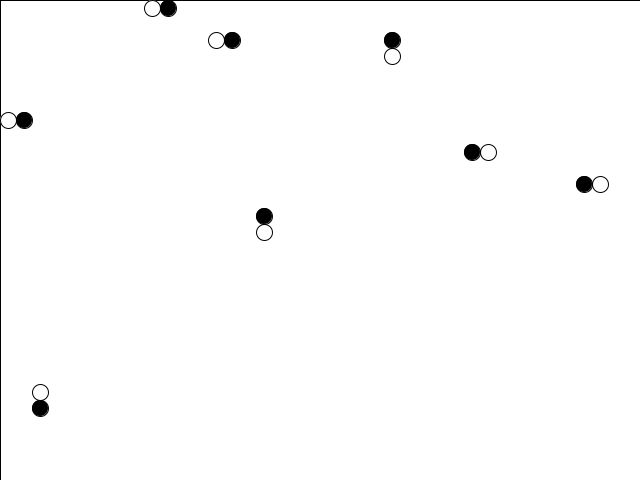
Frame 1 (no input)
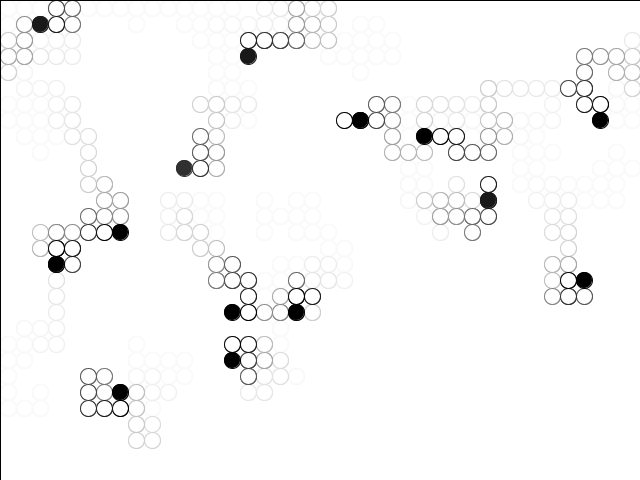
Frame 60 (the mouse pressed at the canvas centre just before this capture)
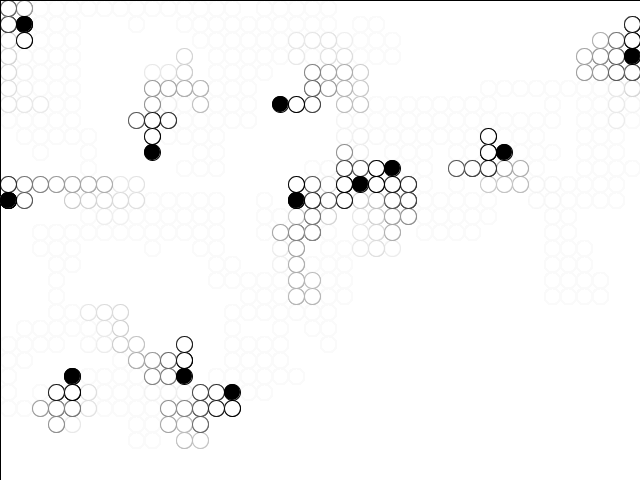
Frame 120 (the mouse held since frame 60 and released just before this capture)

The Processing sketch that drew these frames (run headless with seeded random() and noise(); from frame 60 on, the mouse is pressed at the canvas centre):

// Processing sketch: GridRules
// ── GridRules.pde

/*

Rule system handles node logic and spread. States represent unified states that
rules interpret.

States can be handled in any which way a rule chooses but a few pointers should
probably be considered to keep them easily understood between rulesets.

ACTIVE      The node executes the basic growth rule.
INACTIVE    The node has finished executing its growth rule.
EMPTY       The node does not execute any rule logic.
BLOCKED     The node may not be selected for othere node's logic.
SPECIAL     The node executes an additional custom rule.

 */
enum State {
    ACTIVE,
    INACTIVE,
    EMPTY,
    BLOCKED,
    SPECIAL
}

/*

A node is always a part of a grid and aligned inside of it. Its position is a
location inside of the grid. The value it receives is handled by the rule and
as such acts as a generic representation of any sort of data a rule handles.

Each node follows its own rule. This way, a grid can comprise of various rulesets
that all interact at the same time.

 */
class Node {
    // Parent grid this node belongs to.
    Grid grid;

    // Grid identifier of this node.
    int idx;
    int idy;

    // Positional values for this node relative to the grid origin.
    float x;
    float y;

    //
    float value;
    State state;
    Rule rule;

    Node(Grid grid, int idx, int idy, float x, float y, float value, State state, Rule rule) {
        this.grid = grid;

        this.idx = idx;
        this.idy = idy;

        this.x = x;
        this.y = y;
        this.value = value;

        this.state = state;
        this.rule = rule;
    }
}

// Main handler class. Takes care of managing nodes and generation from rules.
class Grid {
    Node[][] nodes;

    float x;
    float y;
    float w;
    float h;
    float spacing;

    // ArrayList to store all non-inactive Nodes in.
    private ArrayList<Node> activeNodes;

    // Set up a new grid and have it dynamically decide the amount of nodes.
    Grid(float x, float y, float w, float h, float spacing) {
        this.x = x;
        this.y = y;
        this.w = w;
        this.h = h;

        this.spacing = spacing;

        // Calculate the total amount of nodes needed to fit within the grid bounds.
        int amountX = int(this.w / this.spacing);
        int amountY = int(this.h / this.spacing);

        // Set the dimensions on our node arrays.
        this.nodes = new Node[amountX][amountY];

        // Placeholder values. We populate the grid and its positions but don't
        // apply any rule information.
        int value = 0;
        State state = State.INACTIVE;
        Rule rule = new PlaceholderRule();

        // Iterate over items in the node arrays and instantiate them.
        for(int idx = 0; idx < amountX; idx++) {
            for(int idy = 0; idy < amountY; idy++) {
                nodes[idx][idy] = new Node(
                    this,
                    idx,
                    idy,
                    this.x + idx * spacing,
                    this.y + idy * spacing,
                    value,
                    state,
                    rule
                );
            }
        }

        // Initialize our list of active nodes.
        this.activeNodes = new ArrayList<Node>();
    }

    // Check if a node exists within our grid.
    boolean contains(int idx, int idy) {
        int lengthX = this.nodes.length;
        int lengthY = this.nodes[0].length;

        return idx >= 0 && idx <= lengthX && idy >= 0 && idy <= lengthY;
    }

    // Get a node on the grid by its IDs. Unsafe. Make sure it's contained.
    Node get(int idx, int idy) {
        return this.nodes[idx][idy];
    }

    // Get a node on the grid by its IDs. Clip at edges.
    Node getClipped(int idx, int idy) {
        int clippedX = Math.clip(idx, 0, this.nodes.length - 1);
        int clippedY = Math.clip(idy, 0, this.nodes[clippedX].length - 1);
        return this.nodes[clippedX][clippedY];
    }

    // Get a node on the grid by its IDs. Allow wrapping.
    Node getWrapped(int idx, int idy) {
        return this.nodes[Math.modulus(idx, this.nodes.length)][Math.modulus(idy, this.nodes[0].length)];
    }

    // Get all nodes around a given node in a set box distance.
    Node[] getNeighborsBox(int idx, int idy, int distance, boolean wrapped) {
        // Reserve the right amount of nodes in our neighbors collection.
        ArrayList<Node> neighbors = new ArrayList<Node>((int) pow(distance * 2 + 1, 2) - 1);

        // Begin iterating over an imaginary grid of our node locations.
        for(int x = idx - distance; x <= idx + distance; x++) {
            for(int y = idy - distance; y <= idy + distance; y++) {
                // Skip the main root node.
                if(x == idx && y == idy) continue;

                // Reserve the node as we will evaluate if it's the root or already present.
                Node node;

                // Handle whether we want to selected nodes extending beyond the bounds.
                if(wrapped) node = this.getWrapped(x, y);
                else        node = this.getClipped(x, y);

                // Make sure we're not treating duplicates from the clip method.
                if(!neighbors.contains(node)) neighbors.add(node);
            }
        }

        return neighbors.toArray(new Node[neighbors.size()]);
    }

    // Get nodes in the same row and column from a given node in a set linear distance.
    Node[] getNeighborsLinear(int idx, int idy, int distance, boolean wrapped) {
        // Reserve the right amount of nodes in our neighbors collection.
        ArrayList<Node> neighbors = new ArrayList<Node>(4 * distance);

        // -- These two loops can probably be shortened --
        for(int x = idx - distance; x <= idx + distance; x++) {
            if(x == idx) continue; // Skip the root node.

            // Reserve the node as we will evaluate if it's the root or already present.
            Node node;

            // Handle whether we want to selected nodes extending beyond the bounds.
            if(wrapped) node = this.getWrapped(x, idy);
            else        node = this.getClipped(x, idy);

            // Make sure we're not treating duplicates from the clip method.
            if(!neighbors.contains(node)) neighbors.add(node);
        }

        for(int y = idy - distance; y <= idy + distance; y++) {
            if(y == idy) continue; // Skip the root node.

            // Reserve the node as we will evaluate if it's the root or already present.
            Node node;

            // Handle whether we want to selected nodes extending beyond the bounds.
            if(wrapped) node = this.getWrapped(idx, y);
            else        node = this.getClipped(idx, y);

            // Make sure we're not treating duplicates from the clip method.
            if(!neighbors.contains(node)) neighbors.add(node);
        }

        return neighbors.toArray(new Node[neighbors.size()]);
    }

    // Apply fixed rules to all nodes.
    void populate(int value, State state, Rule rule) {
        for(Node[] group : this.nodes) {
            for(Node node : group) {
                node.value = value;
                node.state = state;
                node.rule = rule;
            }
        }
    }

    // Apply fixed rules to a set amount of nodes.
    void scatter(int count, int value, State state, Rule rule){
        // Track nodes we have added from scattering.
        boolean[][] scatterFlags = new boolean[this.nodes.length][this.nodes[0].length];

        for(int i = 0; i < count; i++) {
            int idx;
            int idy;

            // Find a node that is not in our list of already scattered nodes.
            do {
                idx = int(random(0, this.nodes.length));
                idy = int(random(0, this.nodes[0].length));
            } while(scatterFlags[idx][idy] == true);

            Node selectedNode = this.nodes[idx][idy];
            selectedNode.value = value;
            selectedNode.state = state;
            selectedNode.rule = rule;

            scatterFlags[idx][idy] = true;
        }
    }

    private void updateActives() {
        // Iterate over all nodes and add new active and special ones if found.
        for(Node[] group : nodes) {
            for(Node node : group) {
                switch(node.state) {
                    case ACTIVE: case SPECIAL: // Add only relevant nodes.
                        activeNodes.add(node);

                        break;

                    default: // Ignore all other cases.
                        break;
                }
            }
        }
    }

    /*
    Begin iterating over nodes and execute their rules until no active nodes remain.

    Returns false if no further iterations are required and generation has been completed.
     */
    boolean iterate() {
        // Update our tracked collection of active nodes.
        this.updateActives();

        // Keep track of the amount of items since we will be reusing this value.
        int activeAmount = this.activeNodes.size();

        // Only process nodes if we have any active or special ones available.
        if(activeAmount > 0) {
            for(int id = 0; id < this.activeNodes.size(); id++) {
                Node node = this.activeNodes.get(id);

                switch(node.state) {
                    case ACTIVE: case SPECIAL: // Only run states that entail logic.
                        // Execute the rule and pass the grid and node as arguments.
                        node.rule.execute(this, node);

                        if(node.state != State.ACTIVE && node.state != State.SPECIAL) {
                            this.activeNodes.remove(id); // Remove the node if it's no longer active.
                        }

                        break;

                    default: // Ignore all other cases.
                        break;
                }
            }

            return true;
        }

        return false;
    }

    /*
    Pick a random non-inactive node and execute its rule. Store active nodes for
    optimization. Check their state after execution and remove them if they have
    become inactive.

    Returns false if no further iterations are required and generation has been completed.
     */
    boolean iterateStep(){
        // Make sure that all nodes have been cleared before rebuilding.
        if(activeNodes == null || activeNodes.size() == 0){
            this.updateActives();
        }

        // Keep track of the amount of items since we will be reusing this value.
        int activeAmount = this.activeNodes.size();

        // Avoid NullPointerReference issues.
        if(activeAmount > 0) {
            int id = int(random(activeAmount));

            Node node = this.activeNodes.get(id);
            node.rule.execute(this, node);

            if(node.state != State.ACTIVE && node.state != State.SPECIAL) {
                this.activeNodes.remove(id); // Remove the node if it's no longer active.
            }
        }

        return activeAmount != 0; // Do a sloppy inverse boolean conversion.
    }
}

// Global grid we'll draw and handle.
Grid grid;

void setup() {
    size(640, 480);
    frameRate(30);
    background(255, 255, 255);

    // Instantiate and assign the main grid object.
    grid = new Grid(8, 8, width, height, 16);
    grid.populate(0, State.INACTIVE, new EliminationRule());
    grid.scatter(16, 0, State.ACTIVE, new EliminationRule());
}

void draw() {
    fill(255, 255, 255, 25);
    rect(0, 0, width, height);
    fill(0, 0, 0);

    // Draw the grid. When completed, stop drawing and show text.
    if(!grid.iterate()) {
        textAlign(CENTER);
        text("Completed", grid.w / 2, grid.h / 2);

        noLoop();
    };
}

// ── Rules.pde

// Main interface that other rules implement.
interface Rule {
    void execute(Grid g, Node n);
}

// Rule without any logic. When active set themselves inactive.
class PlaceholderRule implements Rule {
    void execute(Grid g, Node n) {
        n.state = State.INACTIVE;
    }
}

// Nodes place a circle in their center and are set inactive.
class DotRule implements Rule {
    void execute(Grid g, Node n) {
        circle(n.x, n.y, g.spacing);

        n.state = State.INACTIVE;
    }
}

// Nodes generate a grid and are set inactive.
class GridRule implements Rule {
    void execute(Grid g, Node n) {
        Node t1 = g.getWrapped(n.idx + 1, n.idy);
        line(n.x, n.y, t1.x, t1.y);

        Node t2 = g.getWrapped(n.idx, n.idy + 1);
        line(n.x, n.y, t2.x, t2.y);

        n.state = State.INACTIVE;
    }
}

// Node randomly picks a neighbor and travels. Two nodes picking the same node are eliminated.
class EliminationRule implements Rule {
    void execute(Grid g, Node n) {
        // Disable the current node. We will be jumping to another.
        n.state = State.INACTIVE;

        // Fill in our now inactive node.
        fill(255, 255, 255);
        circle(n.x, n.y, g.spacing);

        // Get all neighboring nodes.
        Node[] neighbors = g.getNeighborsLinear(n.idx, n.idy, 1, false);

        // Pick a target from the neighbors.
        Node target = neighbors[(int) random(neighbors.length)];

        // Tell the grid to update the target node.
        target.state = State.ACTIVE;

        // Draw in the new node.
        fill(0, 0, 0);
        circle(target.x, target.y, g.spacing);
    }
}

// TODO: Expands from active node to neighbors.
class ExplosionRule implements Rule {
    void execute(Grid g, Node n) {
        n.state = State.INACTIVE;

        fill(255, 255, 255);
    }
}

class CircuitRule implements Rule {
    void execute(Grid g, Node n) {

    }
}

// ── Utility.pde

// Simple math extention library.
static class Math {
    // True modulo calculator as apposed to the remainder version implemented by Processing.
    static int modulus(int a, int b) {
        return ((a % b) + b) % b;
    }

    // Upper and lower bound clipping of a value.
    static int clip(int a, int lower, int upper) {
        return min(max(a, lower), upper);
    }
}
